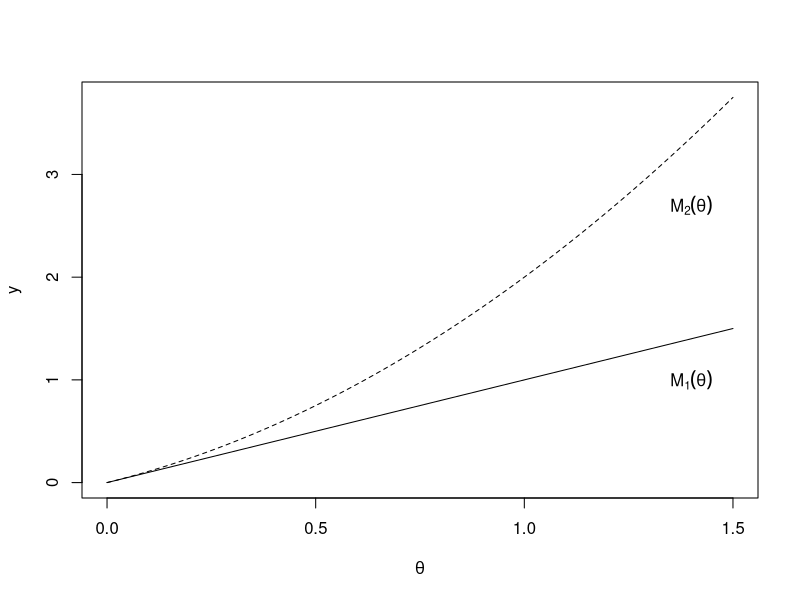
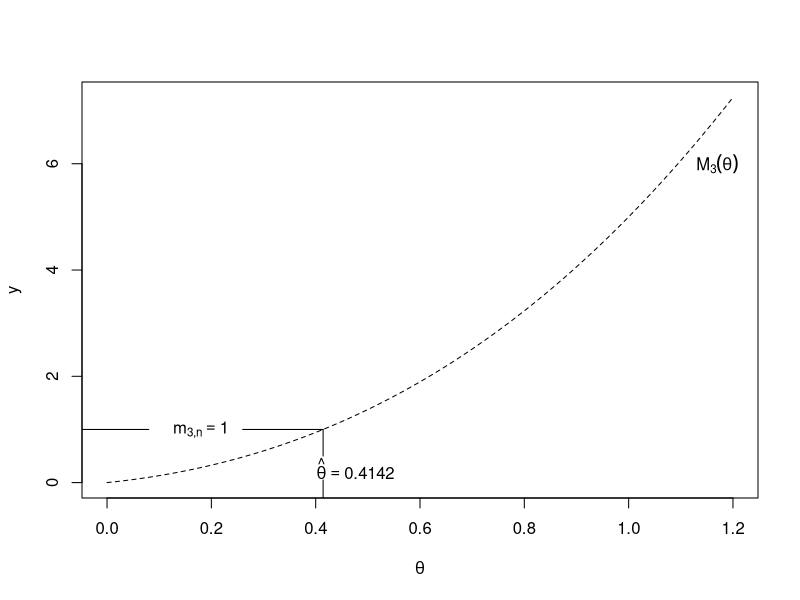

Recreate these plots in R, in order.
# TODO: Add comment
# 
# Author: claudio
###############################################################################


x <- (0:150)/100
y1 <- x
y2 <- x+x^2

pdf(file="grafici/momento1E2Poisson.pdf")
plot(x,y2,xlab=expression(theta),ylab="y",type="l",lty=2)
lines(x,y1,lty=1)

text(1.4, 1, expression(M[1](theta)),cex = 1)
text(1.4, 2.7, expression(M[2](theta)), cex = 1)

dev.off()

### secondo grafico
pdf(file="grafici/momento3Poisson.pdf")
x <- (0:120)/100
y <- x+3*x^2+x^3


plot(x,y,xlab=expression(theta),ylab="y",type="l",lty=2)

text(1.17, 6, expression(M[3](theta)), cex = 1)

text(0.18, 1, expression(m["3,n"]==1), cex = 1)
x0 <- sqrt(2) - 1
#horizontal lines
lines(x=c(-1,0.08),y=c(1,1))
lines(x=c(0.26,x0),y=c(1,1))
# vertical lines
lines(x=c(x0,x0),y=c(-1,0.05))
lines(x=c(x0,x0),y=c(0.5,1))

text(0.3825, 0.2, expression(hat(theta)==0.4142), cex = 1,pos=4)

dev.off()
